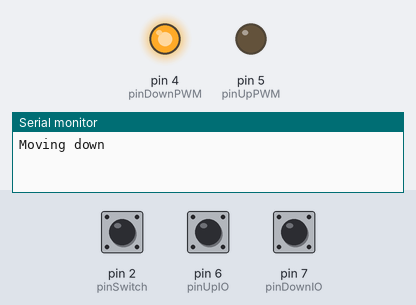
A program run on a simulated Arduino Mega 2560, built with avr-gcc and run on an emulated ATmega2560. Parts: output pins drawn as LEDs (lit = HIGH), the last lines printed to the serial monitor. The test bench sets the inputs (shaded band); at power-on: pin 2 (pinSwitch) HIGH, pin 7 (pinDownIO) LOW, pin 6 (pinUpIO) LOW.

Above: at 1.3 s.
1.4 s: pin 2 (pinSwitch) pulled LOW for 0.15 s
At 2.4 s:
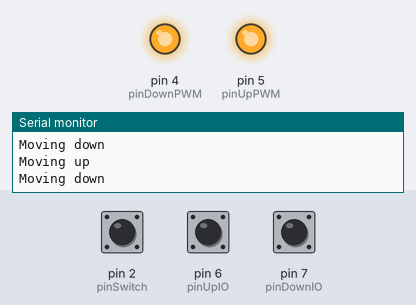
3.0 s: pin 7 (pinDownIO) pulled HIGH for 0.15 s
At 3.6 s:
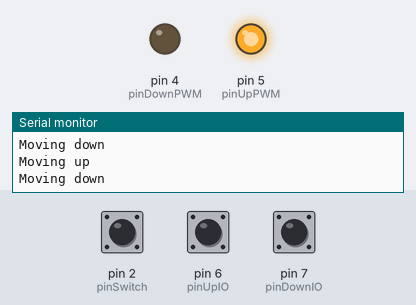
4.6 s: pin 6 (pinUpIO) pulled HIGH for 0.15 s
At 5.8 s:
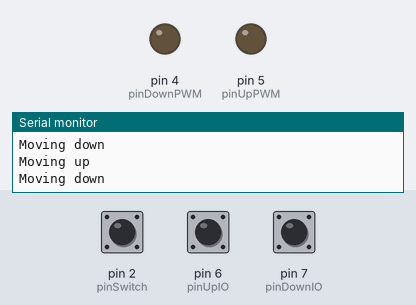
6.2 s: pin 2 (pinSwitch) pulled LOW for 1 s
At 8.0 s:
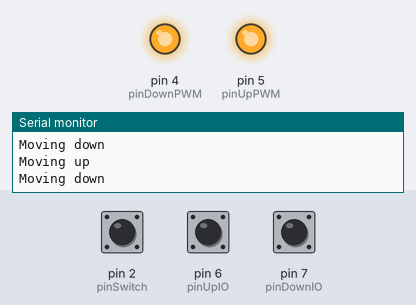
8.7 s: pin 6 (pinUpIO) pulled HIGH for 1 s
At 9.1 s:
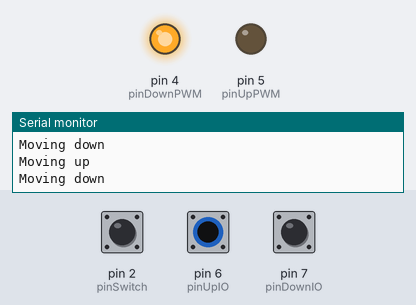
Timing chart, 0 to 11.7 s (numbered marks = the images above; inputs shaded):
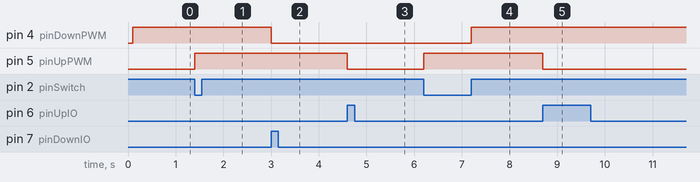

Measured:
- after the input at 1.4 s, pin 5 (pinUpPWM): LOW → HIGH at once
- after the input at 3.0 s, pin 4 (pinDownPWM): HIGH → LOW at once
- after the input at 4.6 s, pin 5 (pinUpPWM): HIGH → LOW at once
- after the input at 6.2 s, pin 4 (pinDownPWM): LOW → HIGH after 1.0 s; pin 5 (pinUpPWM): LOW → HIGH at once
- after the input at 8.7 s, pin 5 (pinUpPWM): HIGH → LOW at once

The program:

main.cpp
```cpp
// ######################################

// ============== main.cpp ==============

// ######################################

/**
 * @file Main Arduino file for running the maze.
 */

// BUILT IN
#include "Arduino.h"
#include <Wire.h>

//============ VARIABLES ===============

// Pin mapping
int pinDownIO = 7;  // Down limit switch pin (green wire)
int pinUpIO = 6;    // Up limit switch pin (yellow wire)
int pinUpPWM = 5;   // Up PWM pin (blue wire)
int pinDownPWM = 4; // Down PWM pin (brown/white wire)
int pinSwitch = 2;  // Switch pin (white wire)

// PWM settings
uint8_t pwmUpFreq = 255;   // PWM dowm movement frequency [0, 255]
uint8_t pwmDownFreq = 255; // PWM up movement frequency [0, 255]

// Track toggle switch state
int switchStateLast = 2;
int switchState = 0;

//=============== FUNCTIONS =============
/**
 * @brief Check the limit switches to see if they are triggered.
 *
 * @return 1 if the down limit switch is triggered, 2 if the up limit switch is triggered, 0 otherwise.
 */
byte checkLimitSwitches()
{
  // Check the limit switches
  if (digitalRead(pinDownIO) == HIGH)
  {
    return 1;
  }
  if (digitalRead(pinUpIO) == HIGH)
  {
    return 2;
  }
  return 0;
}

//=============== SETUP =================
void setup()
{
  // Setup serial coms for serial monoitor
  /// @note Comment this out if SerialCom is using the "Serial" HardwareSerial port
  Serial.begin(115200);
  delay(100);

  // Initialize the limit switches
  pinMode(pinDownIO, INPUT);
  pinMode(pinUpIO, INPUT);

  // Initialize the PWM pins
  pinMode(pinUpPWM, OUTPUT);
  pinMode(pinDownPWM, OUTPUT);

  // Initialize the switch pin as an input with a pullup resistor
  pinMode(pinSwitch, INPUT_PULLUP);
}

//=============== LOOP ==================
void loop()
{
  // Get switch state
  switchState = digitalRead(pinSwitch);

  // Make sure the gate is stopped if the limit switch is pressed
  if (checkLimitSwitches() == 2)
  {
    analogWrite(pinUpPWM, 0);
  }
  else if (checkLimitSwitches() == 1)
  {
    analogWrite(pinDownPWM, 0);
  }

  // Check if the switch state has changed
  if (switchState == switchStateLast)
  {
    return;
  }

  // Update the switch state
  switchStateLast = switchState;

  // Check the toggle switch state and move the wall up or down
  if (switchState == LOW &&      // Switch is pressed
      checkLimitSwitches() != 2) // Wall is not at the top
  {
    // Move the gate up
    analogWrite(pinUpPWM, pwmUpFreq);
    Serial.println("Moving up");
  }
  else if (switchState == HIGH &&     // Switch is not pressed
           checkLimitSwitches() != 1) // Wall is not at the bottom
  {
    // Move the gate down
    analogWrite(pinDownPWM, pwmDownFreq);
    Serial.println("Moving down");
  }
}
```
